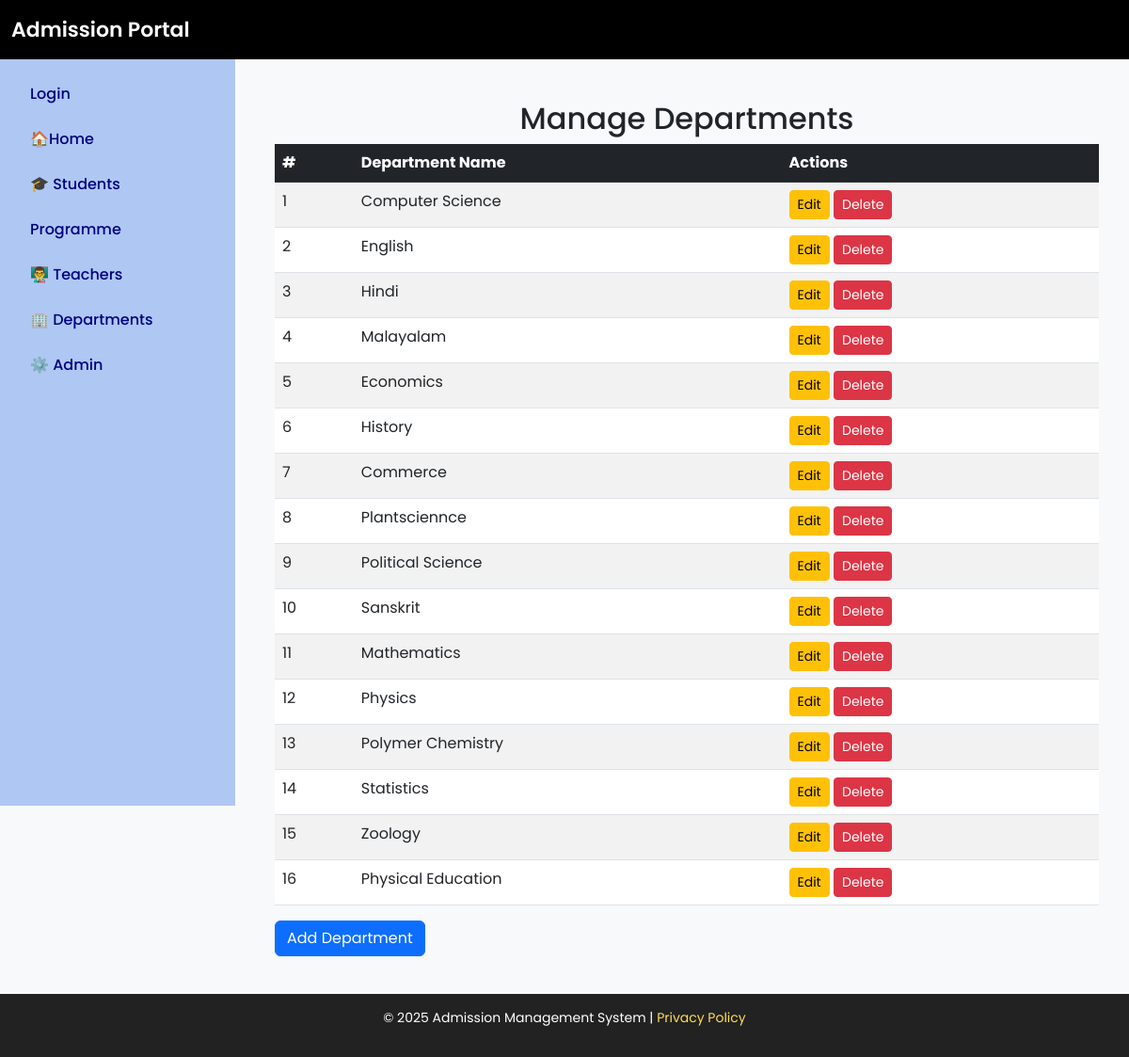
Page /manage_department on the committed database.
### admission/models.py (models this page shows, shortened)
class Department(models.Model):
    dept_name = models.CharField(max_length=100, unique=True)

### admission/views.py (the view)
# urls.py: path('manage_department',views.manage_department,name='manage_department'),
def manage_department(request):
    departments = Department.objects.all()
    return render(request, 'manage_department.html', {'departments': departments})

### admission/templates/manage_department.html
{% extends 'base.html' %}
{% block content %}
<div class="container mt-4">
    <h2 class="text-center">Manage Departments</h2>
    <table class="table table-striped">
        <thead class="table-dark">
            <tr>
                <th>#</th>
                <th>Department Name</th>
                <th>Actions</th>
            </tr>
        </thead>
        <tbody>
            {% for department in departments %}
            <tr>
                <td>{{ forloop.counter }}</td>
                <td>{{ department.dept_name }}</td>
                <td>
                    <a href="{% url 'edit_department' department.id %}" class="btn btn-warning btn-sm">Edit</a>
                    <a href="{% url 'delete_department' department.id %}" class="btn btn-danger btn-sm">Delete</a>
                </td>
            </tr>
            {% empty %}
            <tr>
                <td colspan="3" class="text-center">No departments available.</td>
            </tr>
            {% endfor %}
        </tbody>
    </table>
    <a href="{% url 'add_department' %}" class="btn btn-primary">Add Department</a>
</div>
{% endblock %}

### templates/base.html (style rules this page uses)
body { font-family: 'Poppins', sans-serif; background: #f8f9fa; display: flex; min-height: 100vh; flex-direction: column; }

### rows in the picture
Department: dept_name "Computer Science"
Department: dept_name "English"
Department: dept_name "Hindi"
Department: dept_name "Malayalam"
Department: dept_name "Economics"
Department: dept_name "History"
Department: dept_name "Commerce"
Department: dept_name "Plantsciennce"
Department: dept_name "Political Science"
Department: dept_name "Sanskrit"
Department: dept_name "Mathematics"
Department: dept_name "Physics"
Department: dept_name "Polymer Chemistry"
Department: dept_name "Statistics"
Department: dept_name "Zoology"
Department: dept_name "Physical Education"
